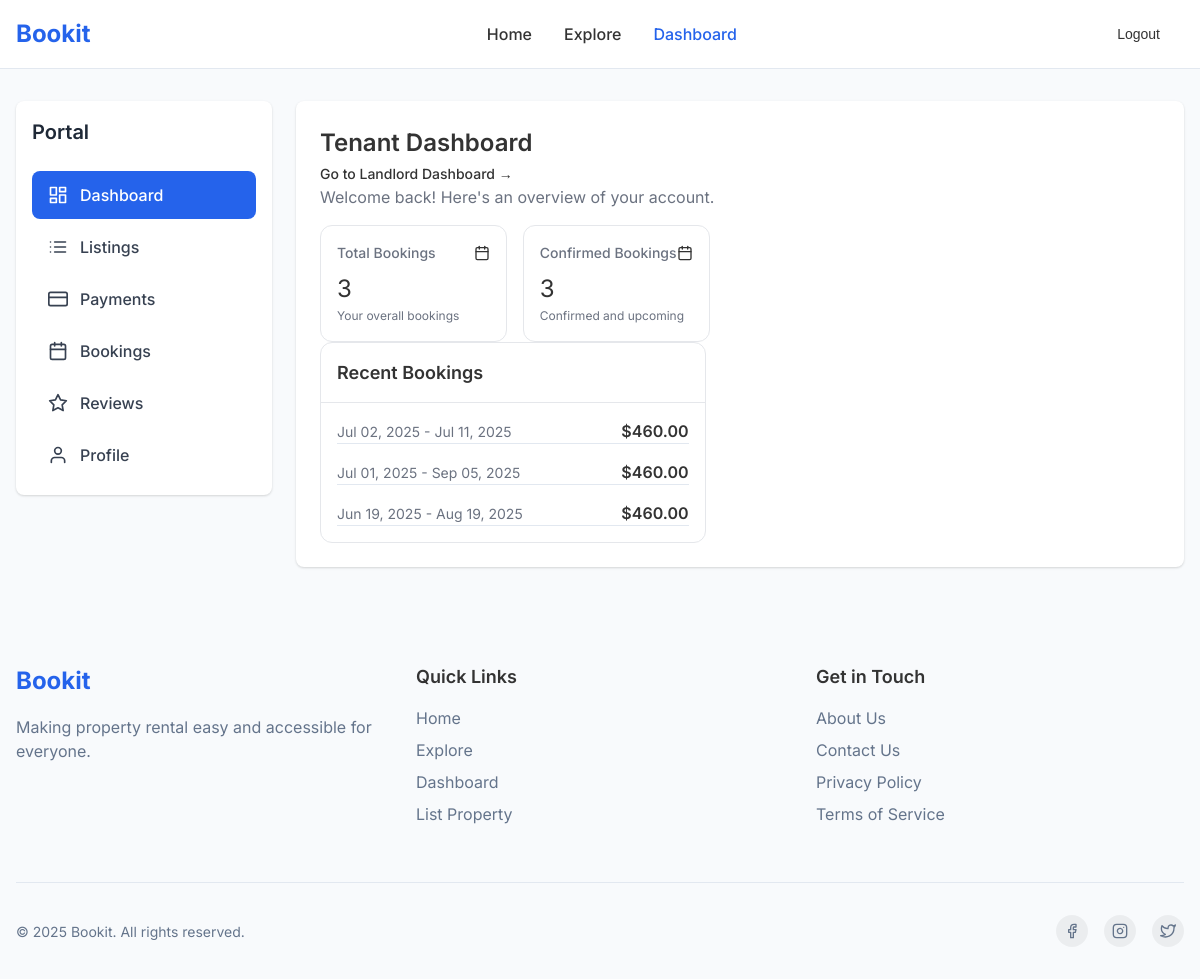
The page /tenant_dashboard.php (signed in) on the database its author committed.
### tables this page shows
CREATE TABLE IF NOT EXISTS `bookings` (
  `id` int NOT NULL AUTO_INCREMENT,
  `property_name` varchar(255) NOT NULL,
  `guest_name` varchar(255) NOT NULL,
  `listing_id` int NOT NULL,
  `user_id` int NOT NULL,
  `move_in` date NOT NULL,
  `move_out` date NOT NULL,
  `occupants` int NOT NULL,
  `price` decimal(10,2) NOT NULL,
  `created_at` timestamp NULL DEFAULT CURRENT_TIMESTAMP,
  `status` enum('pending','confirmed','cancelled') DEFAULT 'pending',
  PRIMARY KEY (`id`),
  KEY `listing_id` (`listing_id`),
  KEY `user_id` (`user_id`)
);

### tenant_dashboard.php (the view, shortened to what this page needs)
<?php
include 'db_connect.php';
$user_id = $_SESSION['user_id'];
$totalBookingsQuery = "SELECT COUNT(*) AS total_bookings FROM bookings WHERE user_id = ?";
$stmt = $conn->prepare($totalBookingsQuery);
$stmt->bind_param("i", $user_id);
$stmt->execute();
$stmt->bind_result($totalBookings);
$confirmedBookingsQuery = "SELECT COUNT(*) AS confirmed_bookings FROM bookings WHERE user_id = ? AND status = 'confirmed'";
$stmt = $conn->prepare($confirmedBookingsQuery);
$stmt->bind_param("i", $user_id);
$stmt->execute();
$stmt->bind_result($confirmedBookings);
$recentBookingsQuery = "
    SELECT property_name, move_in, move_out, price
    FROM bookings
    WHERE user_id = ?
    ORDER BY move_in DESC
    LIMIT 3
";
$stmt = $conn->prepare($recentBookingsQuery);
$stmt->bind_param("i", $user_id);
$stmt->execute();
$stmt->bind_result($property_name, $move_in, $move_out, $price);
$recentBookings = [];
while ($stmt->fetch()) {
    $recentBookings[] = [
        'property_name' => $property_name,
        'move_in' => $move_in,
        'move_out' => $move_out,
        'price' => $price
    ];
}
?>
<!DOCTYPE html>
<html lang="en">
<head>
  <link rel="stylesheet" href="dashboard.css">
   <link rel="stylesheet" href="style.css">
</head>
<body>
  <div class="flex flex-col min-h-screen">
    <header class="site-header">
      <div class="container">
        <div class="header-inner">
          <div class="logo">
            <a href="index.html">
              <span class="logo-text">Bookit</span>
            </a>
          </div>
          <nav class="desktop-nav">
            <a href="home.php" class="nav-link">Home</a>
            <a href="explore.php" class="nav-link">Explore</a>
            <a href="dashboard.php" class="nav-link active">Dashboard</a>
          </nav>
          <div class="auth-buttons">
            <button class="btn btn-ghost"><a href="logout.php" >Logout</a></button>
          </div>
        </div>
      </div>
    </header>
    <main class="flex-grow">
      <div class="container mx-auto px-4 py-8">
        <div class="flex flex-col md:flex-row gap-6">
          <aside class="w-full md:w-64 shrink-0">
            <div class="bg-white rounded-lg shadow p-4">
              <div class="mb-6">
                <h2 class="font-semibold text-xl text-gray-800">Portal</h2>
              </div>
              <nav class="space-y-1">
                <a href="dashboard.php" class="sidebar-link active">
                  Dashboard
                </a>
                <a href="listings.php" class="sidebar-link">
                  Listings
                </a>
                <a href="payments.php" class="sidebar-link">
                  <svg xmlns="http://www.w3.org/2000/svg" width="20" height="20" viewBox="0 0 24 24" fill="none" stroke="currentColor" stroke-width="2" stroke-linecap="round" stroke-linejoin="round"><rect x="1" y="4" width="22" height="16" rx="2" ry="2"></rect><line x1="1" y1="10" x2="23" y2="10"></line></svg>
                  Payments
                </a>
                <a href="bookings.php" class="sidebar-link">
                  Bookings
                </a>
                <a href="reviews.php" class="sidebar-link">
                  <svg xmlns="http://www.w3.org/2000/svg" width="20" height="20" viewBox="0 0 24 24" fill="none" stroke="currentColor" stroke-width="2" stroke-linecap="round" stroke-linejoin="round"><polygon points="12 2 15.09 8.26 22 9.27 17 14.14 18.18 21.02 12 17.77 5.82 21.02 7 14.14 2 9.27 8.91 8.26 12 2"></polygon></svg>
                  Reviews
                </a>
                <a href="profile.php" class="sidebar-link">
                  <svg xmlns="http://www.w3.org/2000/svg" width="20" height="20" viewBox="0 0 24 24" fill="none" stroke="currentColor" stroke-width="2" stroke-linecap="round" stroke-linejoin="round"><path d="M20 21v-2a4 4 0 0 0-4-4H8a4 4 0 0 0-4 4v2"></path><circle cx="12" cy="7" r="4"></circle></svg>
                  Profile
                </a>
              </nav>
            </div>
          </aside>
<main class="flex-1 bg-white rounded-lg shadow p-6">
  <div class="space-y-6">
    <div class="flex justify-between items-start">
      <div>
        <h1 class="text-2xl font-semibold">Tenant Dashboard</h1>
      <a href="dashboard.php"
   class="text-blue-600 hover:text-blue-800 underline text-sm font-medium transition">
  Go to Landlord Dashboard →
</a>
          <p class="text-gray-500 mb-4">Welcome back! Here's an overview of your account.</p>
          <div class="grid grid-cols-1 md:grid-cols-2 lg:grid-cols-4 gap-4">
            <div class="stat-card">
              <div class="flex justify-between items-center mb-2">
                <h3 class="text-sm font-medium text-gray-500">Total Bookings</h3>
              </div>
              <div class="text-2xl font-bold"><?php echo $totalBookings; ?></div>
              <p class="text-xs text-gray-500">Your overall bookings</p>
            </div>
            <div class="stat-card">
              <div class="flex justify-between items-center mb-2">
                <h3 class="text-sm font-medium text-gray-500">Confirmed Bookings</h3>
              </div>
              <div class="text-2xl font-bold"><?php echo $confirmedBookings; ?></div>
              <p class="text-xs text-gray-500">Confirmed and upcoming</p>
            </div>
          </div>
            <div class="grid grid-cols-1 lg:grid-cols-2 gap-6 mt-6">
              <div class="dashboard-card">
                <div class="dashboard-card-header">
                  <h3 class="text-lg font-semibold">Recent Bookings</h3>
                </div>
                <div class="dashboard-card-content">
                  <div class="space-y-4">
                    <?php foreach ($recentBookings as $booking): ?>
                      <div class="flex items-center justify-between border-b pb-3">
                        <div>
                          <p class="text-sm text-gray-500">
                            <?php echo date("M d, Y", strtotime($booking['move_in'])); ?> -
                            <?php echo date("M d, Y", strtotime($booking['move_out'])); ?>
                          </p>
                        </div>
                        <div>
                          <span class="font-semibold">$<?php echo number_format($booking['price'], 2); ?></span>
                        </div>
                      </div>
                    <?php endforeach; ?>
                  </div>
                </div>
              </div>
            </div>
      </div>
    </div>
  </div>
</main>
        </div>
      </div>
    </main>
    <footer class="site-footer">
      <div class="container">
        <div class="footer-grid">
          <div class="footer-column">
            <a href="index.html" class="footer-logo">Bookit</a>
            <p class="footer-description">
              Making property rental easy and accessible for everyone.
            </p>
          </div>
          <div class="footer-column">
            <h3>Quick Links</h3>
            <ul class="footer-links">
              <li><a href="index.html">Home</a></li>
              <li><a href="explore.php">Explore</a></li>
              <li><a href="dashboard.php">Dashboard</a></li>
              <li><a href="submit.html">List Property</a></li>
            </ul>
          </div>
          <div class="footer-column">
            <h3>Get in Touch</h3>
            <ul class="footer-links">
              <li><a href="#">About Us</a></li>
              <li><a href="#">Contact Us</a></li>
              <li><a href="#">Privacy Policy</a></li>
              <li><a href="#">Terms of Service</a></li>
            </ul>
          </div>
        </div>
        <div class="footer-bottom">
          <p>© 2025 Bookit. All rights reserved.</p>
          <div class="social-icons">
            <a href="#"><svg xmlns="http://www.w3.org/2000/svg" width="16" height="16" viewBox="0 0 24 24" fill="none" stroke="currentColor" stroke-width="2" stroke-linecap="round" stroke-linejoin="round"><path d="M18 2h-3a5 5 0 0 0-5 5v3H7v4h3v8h4v-8h3l1-4h-4V7a1 1 0 0 1 1-1h3z"></path></svg></a>
            <a href="#"></a>
            <a href="#"></a>
          </div>
        </div>
      </div>
    </footer>
  </div>
</body>
</html>

### dashboard.css (style rules this page uses)
.sidebar-link { display: flex; align-items: center; padding: 0.75rem 1rem; border-radius: 0.5rem; gap: 0.75rem; font-weight: 500; transition: background-color 0.2s, color 0.2s; color: var(--gray-700, #374151); text-decoration: none; }
.sidebar-link.active { background-color: var(--primary); color: white; }
.sidebar-link svg { width: 20px; height: 20px; }
.stat-card { background-color: white; border-radius: 0.75rem; border: 1px solid var(--gray-200, #E5E7EB); padding: 1rem; }
.dashboard-card { background-color: white; border-radius: 0.75rem; border: 1px solid var(--gray-200, #E5E7EB); overflow: hidden; }
.dashboard-card-header { border-bottom: 1px solid var(--gray-200, #E5E7EB); padding: 1rem; }
.dashboard-card-content { padding: 1rem; }

### rows shown on the page
bookings: move_in "Jul 02, 2025", move_out "Jul 11, 2025", price "460.00"
bookings: move_in "Jul 01, 2025", move_out "Sep 05, 2025", price "460.00"
bookings: move_in "Jun 19, 2025", move_out "Aug 19, 2025", price "460.00"

### other values the page prints
$totalBookings "3"
$confirmedBookings "3"
